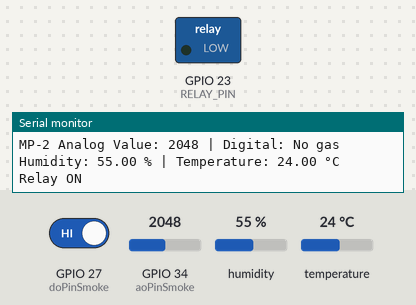
Simulated run of this sketch. Board: ESP32. Parts: switched loads named in the sketch (green lamp = pin HIGH), the last lines printed to the serial monitor. Inputs (shaded band) come from the test bench; at power-on: GPIO 27 (doPinSmoke) HIGH, GPIO 34 (aoPinSmoke) = 2048, humidity 55 %, temperature 24 °C.

Above: at 5.8 s.
5.9 s: GPIO 27 (doPinSmoke) driven LOW
At 7.5 s:
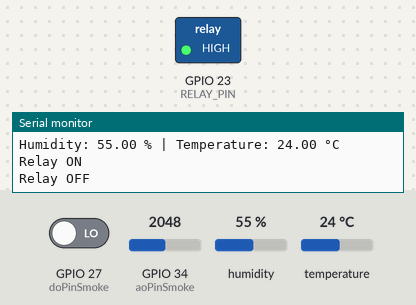
Timing chart, 0 to 22.5 s (numbered marks = the images above; inputs shaded):
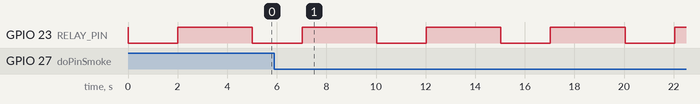

Measured:
- by itself, GPIO 23 (RELAY_PIN): alternates HIGH for 3.0 s and LOW for 2.0 s

The sketch:

Smoke_Temperature_Humidity_Sensor.ino
```cpp
#include "DHT.h"

#define RELAY_PIN 23
#define DHTPIN 18       // DATA của DHT22 nối vào GPIO4
#define DHTTYPE DHT22   // Chọn loại DHT22 (nếu DHT11 thì đổi lại)

// Khởi tạo DHT
DHT dht(DHTPIN, DHTTYPE);
const int aoPinSmoke = 34;
const int doPinSmoke = 27;

void setup() {
 Serial.begin(115200);
 pinMode(doPinSmoke, INPUT);
 pinMode(aoPinSmoke, INPUT);
 pinMode(RELAY_PIN, OUTPUT);
 digitalWrite(RELAY_PIN, HIGH);
 dht.begin();
}

void loop() {
  int gasValue = analogRead(aoPinSmoke);
  int gasDigital = digitalRead(doPinSmoke);
  float Humidity = dht.readHumidity();
  float Temperature = dht.readTemperature();


  Serial.print("MP-2 Analog Value: ");
  Serial.print(gasValue);
  Serial.print(" | Digital: ");
  Serial.println(gasDigital == LOW ? "Gas detected!" : "No gas");
  Serial.print("Humidity: ");
  Serial.print(Humidity);
  Serial.print(" % | Temperature: ");
  Serial.print(Temperature);
  Serial.println(" °C");
  Serial.println("Relay ON");
  digitalWrite(RELAY_PIN, LOW);  // turn relay ON
  delay(2000);

  Serial.println("Relay OFF");
  digitalWrite(RELAY_PIN, HIGH); // turn relay OFF
  delay(2000);

  delay(1000);
}
```
